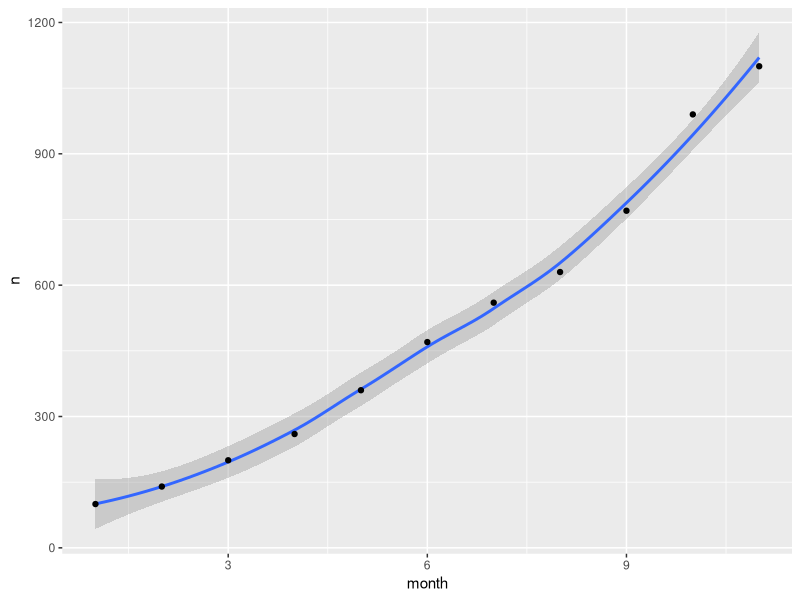
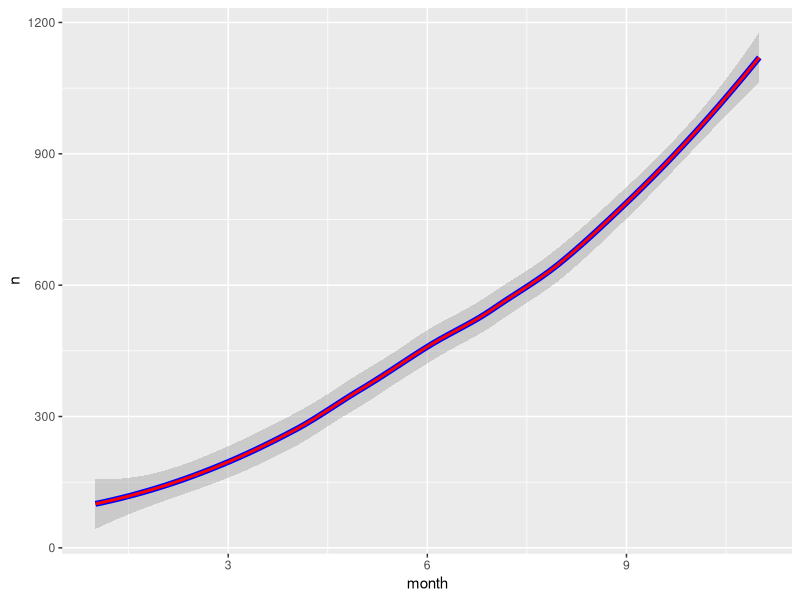

Source code (R) for these figures, in order:
## ---- chunk 1
library(tidyverse)
library(knitr)
## ---- chunk 2
df<-tibble(
           month=1:11,
           n = c(100,140,200,260,360,470,560,630,770,990,1100)
           )
kable(df)
## ---- chunk 3
p <- ggplot(df, aes(month, n))+geom_smooth() +geom_point()
p
## ---- chunk 4
pp<- ggplot_build(p)$data[[1]] %>% 
  rename (
    month = x,
    n = y
  )
kable(pp)
## ---- chunk 5


ggplot() + 
  geom_smooth(aes(month, n), df,color="blue",lwd=2)+
  geom_line(aes(month, n), pp,color="red",lwd=1)

## ---- chunk 6
pp$month<-floor(pp$month)
## ---- chunk 7
pp <- pp %>% mutate(dup = duplicated(month)) %>% 
             filter(dup==FALSE) %>% 
             select(month,n)

df<-bind_cols(df,pp[,2])
kable(df)
